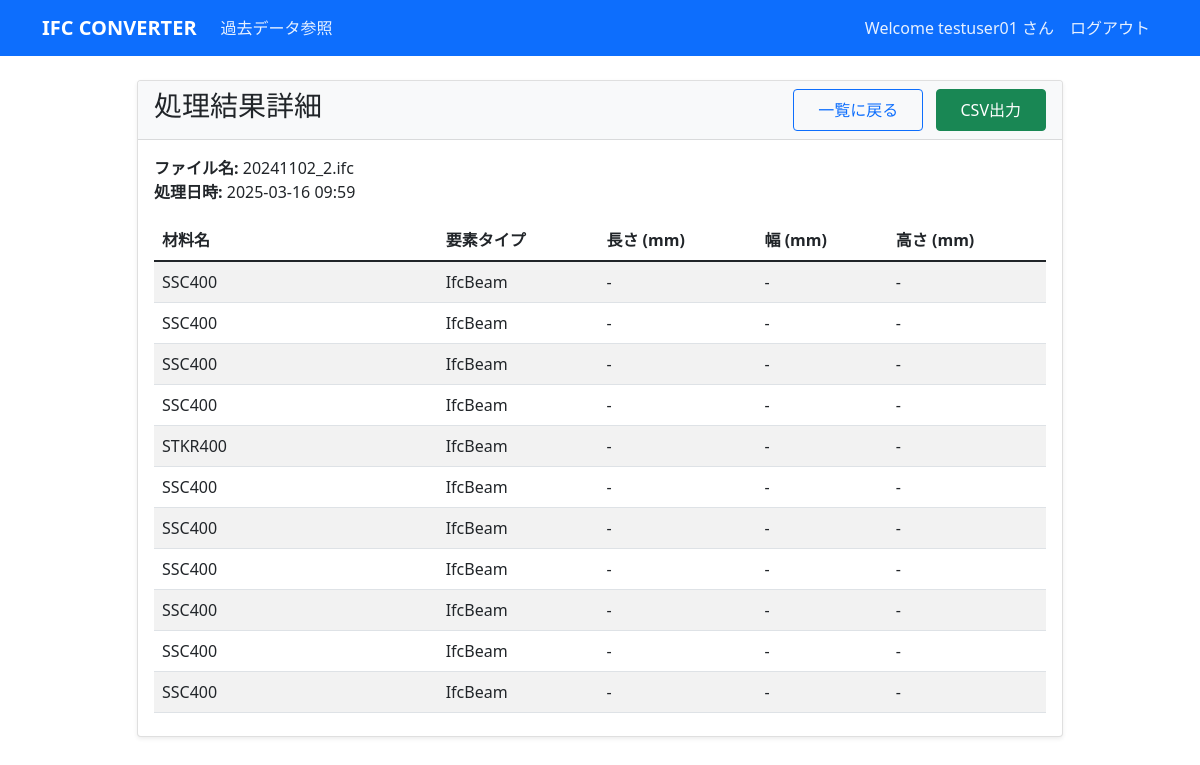
/results/2 (signed in), run on the app's committed database.
### models.py (models this page shows, shortened)
class User(UserMixin, db.Model):
    id = db.Column(db.Integer, primary_key=True)
    username = db.Column(db.String(64), unique=True, nullable=False)
    email = db.Column(db.String(120), unique=True, nullable=False)
    password_hash = db.Column(db.String(256))

class IFCFile(db.Model):
    id = db.Column(db.Integer, primary_key=True)
    filename = db.Column(db.String(255), nullable=False)
    user_id = db.Column(db.Integer, db.ForeignKey('user.id'), nullable=False)
    upload_date = db.Column(db.DateTime, nullable=False)
    processed = db.Column(db.Boolean, default=False)
    results = db.relationship('ProcessResult', backref='ifc_file', lazy=True)

class ProcessResult(db.Model):
    id = db.Column(db.Integer, primary_key=True)
    ifc_file_id = db.Column(db.Integer, db.ForeignKey('ifc_file.id'), nullable=False)
    user_id = db.Column(db.Integer, db.ForeignKey('user.id'), nullable=False)
    processing_date = db.Column(db.DateTime, nullable=False, default=datetime.utcnow)
    material_data = db.Column(db.Text, nullable=False)  # JSON形式で材料データを保存
    def get_material_data(self):
        return json.loads(self.material_data)

### routes.py (the view)
@main_bp.route('/results/<int:result_id>')
@login_required
def view_result(result_id):
    result = ProcessResult.query.filter_by(
        id=result_id,
        user_id=current_user.id
    ).first_or_404()
    return render_template('result_detail.html', result=result)

### app.py (called while the page is built)
@login_manager.user_loader
def load_user(user_id):
    from models import User
    return User.query.get(int(user_id))

### templates/result_detail.html (shortened to what this page needs)
{% extends "base.html" %}
{% block content %}
<div class="row justify-content-center">
    <div class="col-md-10">
        <div class="card">
            <div class="card-header d-flex justify-content-between align-items-center">
                <h3>処理結果詳細</h3>
                <div>
                    <a href="{{ url_for('main.view_results') }}" class="btn btn-outline-primary me-2">一覧に戻る</a>
                    <form method="POST" action="{{ url_for('main.download_csv') }}" class="d-inline">
                        <button type="submit" class="btn btn-success">CSV出力</button>
                    </form>
                </div>
            </div>
            <div class="card-body">
                <div class="mb-3">
                    <strong>ファイル名:</strong> {{ result.ifc_file.filename }}<br>
                    <strong>処理日時:</strong> {{ result.processing_date.strftime('%Y-%m-%d %H:%M') }}
                </div>
                <div class="table-responsive">
                    <table class="table table-striped">
                        <thead>
                            <tr>
                                <th>材料名</th>
                                <th>要素タイプ</th>
                                <th>長さ (mm)</th>
                                <th>幅 (mm)</th>
                                <th>高さ (mm)</th>
                            </tr>
                        </thead>
                        <tbody>
                            {% for material in result.get_material_data() %}
                            <tr>
                                <td>{{ material.name or '-' }}</td>
                                <td>{{ material.element_type or '-' }}</td>
                                <td>{{ "%.2f"|format(material.length) if material.length else '-' }}</td>
                                <td>{{ "%.2f"|format(material.width) if material.width else '-' }}</td>
                                <td>{{ "%.2f"|format(material.height) if material.height else '-' }}</td>
                            </tr>
                            {% endfor %}
                        </tbody>
                    </table>
                </div>
            </div>
        </div>
    </div>
</div>
{% endblock %}

### templates/base.html (shortened to what this page needs)
<!DOCTYPE html>
<html lang="ja">
<head>
    <link href="https://cdn.jsdelivr.net/npm/bootstrap@5.1.3/dist/css/bootstrap.min.css" rel="stylesheet">
    <link href="{{ url_for('static', filename='css/custom.css') }}" rel="stylesheet">
</head>
<body>
    <nav class="navbar navbar-expand-lg navbar-dark bg-primary">
        <div class="container">
            <a class="navbar-brand fw-bold" href="{{ url_for('main.index') }}">IFC CONVERTER</a>
            <div class="collapse navbar-collapse" id="navbarNav">
                <ul class="navbar-nav">
                    {% if current_user.is_authenticated %}
                    <li class="nav-item">
                        <a class="nav-link" href="{{ url_for('main.view_results') }}">過去データ参照</a>
                    </li>
                    {% endif %}
                </ul>
                <ul class="navbar-nav ms-auto">
                    {% if current_user.is_authenticated %}
                    <li class="nav-item">
                        <span class="nav-link text-light">Welcome {{ current_user.username }} さん</span>
                    </li>
                    <li class="nav-item">
                        <a class="nav-link" href="{{ url_for('auth.logout') }}">ログアウト</a>
                    </li>
                    {% endif %}
                </ul>
            </div>
        </div>
    </nav>
    <div class="container mt-4">
        {% block content %}{% endblock %}
    </div>
</body>
</html>

### static/css/custom.css (style rules this page uses)
body { background-color: #ffffff; }
.card { margin-bottom: 2rem; border: 1px solid rgba(0, 0, 0, 0.125); box-shadow: 0 0.125rem 0.25rem rgba(0, 0, 0, 0.075); }
.card-header { background-color: #f8f9fa; border-bottom: 1px solid rgba(0, 0, 0, 0.125); }
.table { margin-bottom: 0; }
.btn { padding: 0.5rem 1.5rem; }
.table-responsive { max-height: 500px; overflow-y: auto; }
.nav-link { color: rgba(255, 255, 255, 0.9) !important; }

### data on the page
User: username "testuser01"
IFCFile: ifc_file.filename "20241102_2.ifc"
ProcessResult: processing_date "2025-03-16 09:59"

### other printed values
{{ material.name or '-' }} "SSC400" "SSC400" "SSC400" "SSC400" "STKR400" "SSC400" "SSC400" "SSC400" "SSC400" "SSC400" "SSC400"
{{ material.element_type or '-' }} "IfcBeam" "IfcBeam" "IfcBeam" "IfcBeam" "IfcBeam" "IfcBeam" "IfcBeam" "IfcBeam" "IfcBeam" "IfcBeam" "IfcBeam"
{{ "%.2f"|format(material.length) if material.length else '-' }} "-" "-" "-" "-" "-" "-" "-" "-" "-" "-" "-"
{{ "%.2f"|format(material.width) if material.width else '-' }} "-" "-" "-" "-" "-" "-" "-" "-" "-" "-" "-"
{{ "%.2f"|format(material.height) if material.height else '-' }} "-" "-" "-" "-" "-" "-" "-" "-" "-" "-" "-"
